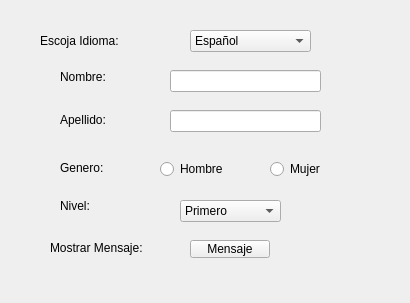
<?xml version="1.0" encoding="UTF-8"?>
<ui version="4.0">
 <class>Widget</class>
 <widget class="QWidget" name="Widget">
  <property name="geometry">
   <rect>
    <x>0</x>
    <y>0</y>
    <width>410</width>
    <height>303</height>
   </rect>
  </property>
  <property name="windowTitle">
   <string>Widget</string>
  </property>
  <widget class="QLabel" name="label">
   <property name="geometry">
    <rect>
     <x>40</x>
     <y>30</y>
     <width>131</width>
     <height>21</height>
    </rect>
   </property>
   <property name="text">
    <string>Escoja Idioma:</string>
   </property>
  </widget>
  <widget class="QComboBox" name="cmbldioma">
   <property name="geometry">
    <rect>
     <x>190</x>
     <y>30</y>
     <width>121</width>
     <height>22</height>
    </rect>
   </property>
   <item>
    <property name="text">
     <string>Español</string>
    </property>
   </item>
   <item>
    <property name="text">
     <string>English</string>
    </property>
   </item>
  </widget>
  <widget class="QLabel" name="label_4">
   <property name="geometry">
    <rect>
     <x>60</x>
     <y>160</y>
     <width>51</width>
     <height>16</height>
    </rect>
   </property>
   <property name="text">
    <string>Genero:</string>
   </property>
  </widget>
  <widget class="QRadioButton" name="rdbtnhombre">
   <property name="geometry">
    <rect>
     <x>160</x>
     <y>160</y>
     <width>69</width>
     <height>18</height>
    </rect>
   </property>
   <property name="text">
    <string>Hombre</string>
   </property>
  </widget>
  <widget class="QRadioButton" name="rdbtnmujer">
   <property name="geometry">
    <rect>
     <x>270</x>
     <y>160</y>
     <width>69</width>
     <height>18</height>
    </rect>
   </property>
   <property name="text">
    <string>Mujer</string>
   </property>
  </widget>
  <widget class="QLabel" name="label_5">
   <property name="geometry">
    <rect>
     <x>60</x>
     <y>200</y>
     <width>37</width>
     <height>12</height>
    </rect>
   </property>
   <property name="text">
    <string>Nivel:</string>
   </property>
  </widget>
  <widget class="QLabel" name="label_6">
   <property name="geometry">
    <rect>
     <x>50</x>
     <y>240</y>
     <width>111</width>
     <height>16</height>
    </rect>
   </property>
   <property name="text">
    <string>Mostrar Mensaje:</string>
   </property>
  </widget>
  <widget class="QComboBox" name="cmbnivel">
   <property name="geometry">
    <rect>
     <x>180</x>
     <y>200</y>
     <width>101</width>
     <height>22</height>
    </rect>
   </property>
   <item>
    <property name="text">
     <string>Primero</string>
    </property>
   </item>
   <item>
    <property name="text">
     <string>Segundo</string>
    </property>
   </item>
   <item>
    <property name="text">
     <string>Tercero</string>
    </property>
   </item>
   <item>
    <property name="text">
     <string>Cuarto</string>
    </property>
   </item>
   <item>
    <property name="text">
     <string>Quinto</string>
    </property>
   </item>
   <item>
    <property name="text">
     <string>Sexto</string>
    </property>
   </item>
   <item>
    <property name="text">
     <string>Septimo</string>
    </property>
   </item>
   <item>
    <property name="text">
     <string>Octavo</string>
    </property>
   </item>
  </widget>
  <widget class="QPushButton" name="btnmensaje">
   <property name="geometry">
    <rect>
     <x>190</x>
     <y>240</y>
     <width>80</width>
     <height>18</height>
    </rect>
   </property>
   <property name="text">
    <string>Mensaje</string>
   </property>
  </widget>
  <widget class="QLabel" name="label_2">
   <property name="geometry">
    <rect>
     <x>60</x>
     <y>57</y>
     <width>51</width>
     <height>39</height>
    </rect>
   </property>
   <property name="text">
    <string>Nombre:</string>
   </property>
  </widget>
  <widget class="QLabel" name="label_3">
   <property name="geometry">
    <rect>
     <x>60</x>
     <y>100</y>
     <width>61</width>
     <height>39</height>
    </rect>
   </property>
   <property name="text">
    <string>Apellido:</string>
   </property>
  </widget>
  <widget class="QLineEdit" name="lineEdit_2">
   <property name="geometry">
    <rect>
     <x>170</x>
     <y>110</y>
     <width>151</width>
     <height>22</height>
    </rect>
   </property>
  </widget>
  <widget class="QLineEdit" name="lineEdit">
   <property name="geometry">
    <rect>
     <x>170</x>
     <y>70</y>
     <width>151</width>
     <height>22</height>
    </rect>
   </property>
  </widget>
 </widget>
 <resources/>
 <connections/>
</ui>
